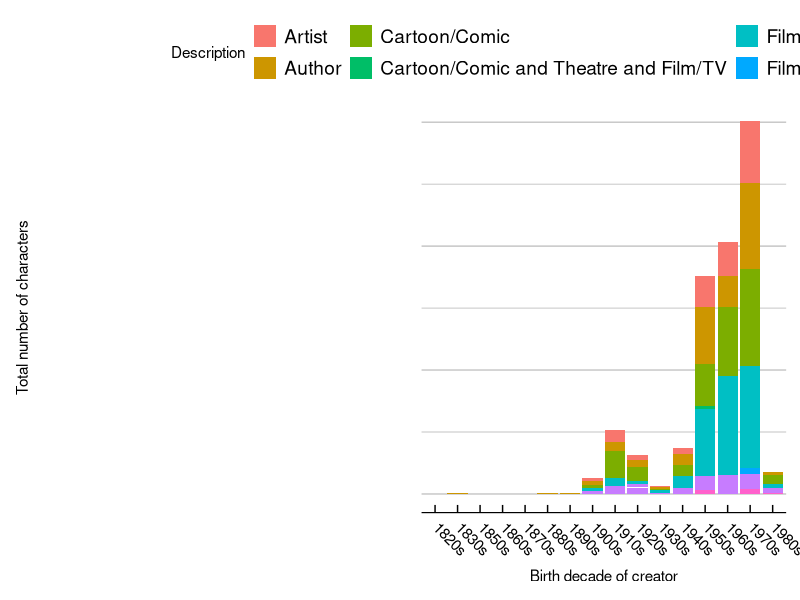
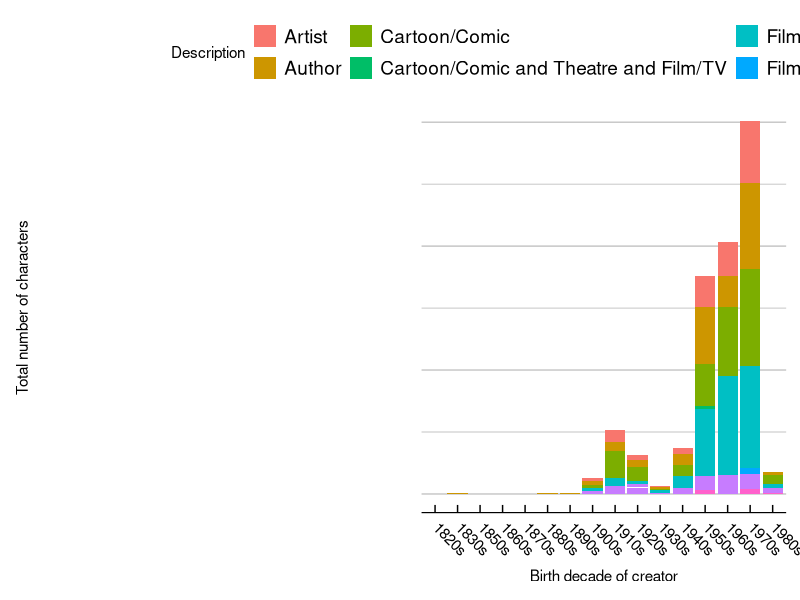

R code for these plots, in order:
setwd("~/Desktop/data_analysis/Final project/Develish-Data-Demons")

library(tidyverse)
library(ggthemes)

creator_data <- read_csv('creators_with_descriptions.csv') 

plot1a <- creator_data %>%
  mutate(birthDecade = ifelse((birthYear<1500), "<=1400s", 0)) %>%
  mutate(birthDecade = ifelse((birthYear>1499) & (birthYear<1600), "1500s", birthDecade)) %>%
  mutate(birthDecade = ifelse((birthYear>1599) & (birthYear<1700), "1600s", birthDecade)) %>%
  mutate(birthDecade = ifelse((birthYear>1699) & (birthYear<1800), "1700s", birthDecade)) %>%
  mutate(birthDecade = ifelse((birthYear>1799) & (birthYear<1810), "1800s", birthDecade)) %>%
  mutate(birthDecade = ifelse((birthYear>1809) & (birthYear<1820), "1810s", birthDecade)) %>%
  mutate(birthDecade = ifelse((birthYear>1819) & (birthYear<1830), "1820s", birthDecade)) %>%
  mutate(birthDecade = ifelse((birthYear>1829) & (birthYear<1840), "1830s", birthDecade)) %>%
  mutate(birthDecade = ifelse((birthYear>1839) & (birthYear<1850), "1840s", birthDecade)) %>%
  mutate(birthDecade = ifelse((birthYear>1849) & (birthYear<1860), "1850s", birthDecade)) %>%
  mutate(birthDecade = ifelse((birthYear>1859) & (birthYear<1870), "1860s", birthDecade)) %>%
  mutate(birthDecade = ifelse((birthYear>1869) & (birthYear<1880), "1870s", birthDecade)) %>%
  mutate(birthDecade = ifelse((birthYear>1879) & (birthYear<1890), "1880s", birthDecade)) %>%
  mutate(birthDecade = ifelse((birthYear>1889) & (birthYear<1900), "1890s", birthDecade)) %>%
  mutate(birthDecade = ifelse((birthYear>1899) & (birthYear<1910), "1900s", birthDecade)) %>%
  mutate(birthDecade = ifelse((birthYear>1909) & (birthYear<1920), "1910s", birthDecade)) %>%
  mutate(birthDecade = ifelse((birthYear>1919) & (birthYear<1930), "1920s", birthDecade)) %>%
  mutate(birthDecade = ifelse((birthYear>1929) & (birthYear<1940), "1930s", birthDecade)) %>%
  mutate(birthDecade = ifelse((birthYear>1939) & (birthYear<1950), "1940s", birthDecade)) %>%
  mutate(birthDecade = ifelse((birthYear>1949) & (birthYear<1960), "1950s", birthDecade)) %>%
  mutate(birthDecade = ifelse((birthYear>1959) & (birthYear<1970), "1960s", birthDecade)) %>%
  mutate(birthDecade = ifelse((birthYear>1969) & (birthYear<1980), "1970s", birthDecade)) %>%
  mutate(birthDecade = ifelse((birthYear>1979) & (birthYear<1990), "1980s", birthDecade)) %>%
  mutate(birthDecade = ifelse((birthYear>1989) & (birthYear<2000), "1990s", birthDecade))
  

plot_SUM <- plot1a %>%
  group_by(birthDecade) %>%
  mutate(TOTcharacters_by_birthDecade = sum(Number_of_characters))%>%
  filter(!is.na(birthDecade))

ggplot(data=plot_SUM)+
  aes(x=birthDecade, y=TOTcharacters_by_birthDecade) +
  geom_col(aes(fill=Description))+
  labs(x = "Birth decade of creator",
       y = "Total number of characters\n")+
  theme_economist_white(gray_bg = FALSE)+
  scale_color_economist()+
  #scale_y_continuous(minor_breaks = seq(0 , 750, 50), breaks = seq(0, 700, 100), 
                    # position = "right")+
  theme(axis.text.x = element_text(angle = -45, hjust = 0.1),
        axis.text.y = element_text(vjust = -0.5, hjust = -10),
        panel.grid.minor = element_line(colour="grey", size=0.3),
        panel.grid = element_line(colour="grey", size=0.3))

ggsave("genre_total_characters.pdf")


